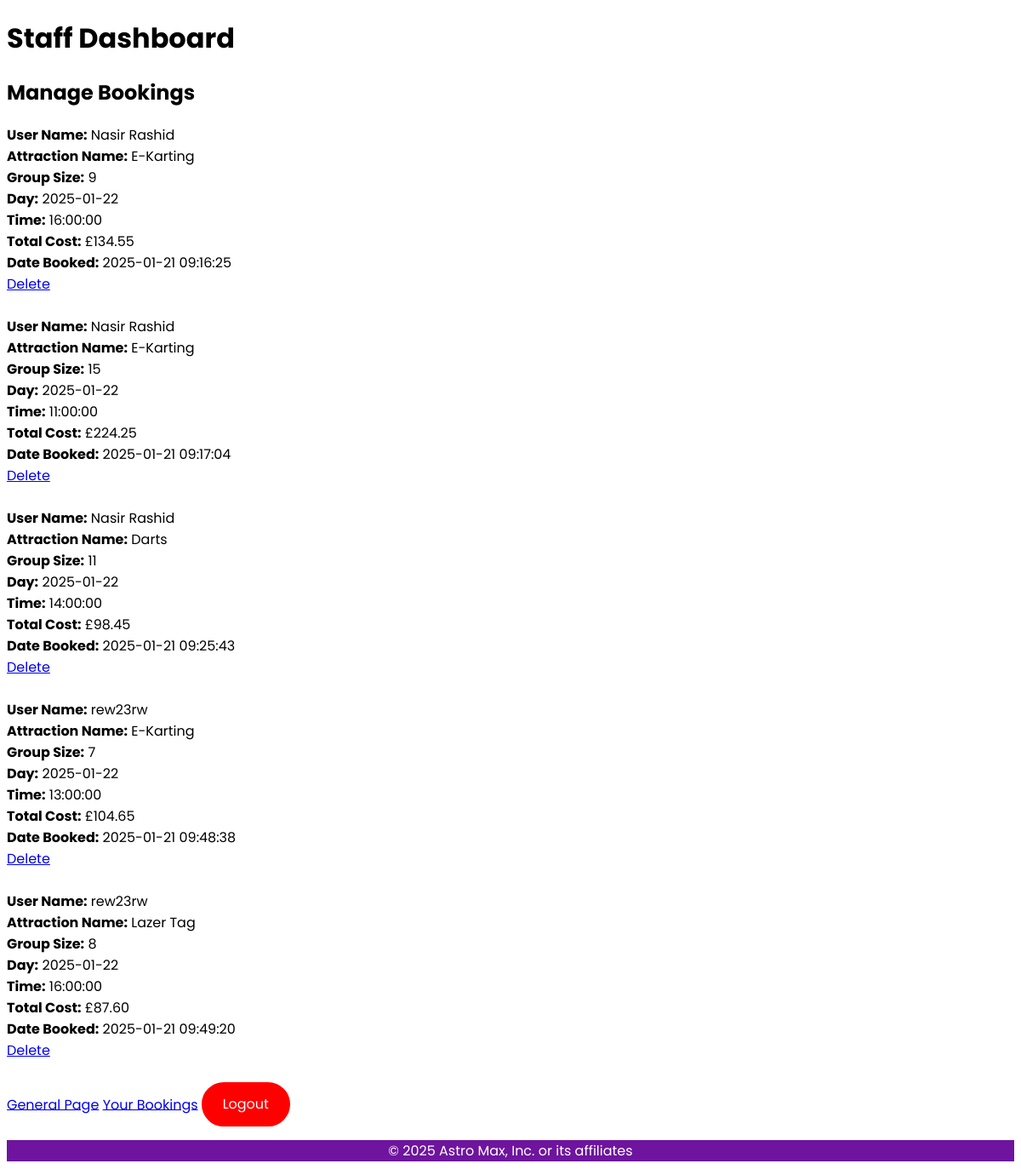
Page /employee.php on the committed database.
### tables this page shows
CREATE TABLE `bookings` (
  `bookingID` int(11) NOT NULL,
  `userID` int(11) NOT NULL,
  `attractionID` int(11) NOT NULL,
  `day` date NOT NULL,
  `timeSlot` time NOT NULL,
  `groupSize` int(11) NOT NULL,
  `totalCost` decimal(10,2) NOT NULL,
  `dateBooked` datetime DEFAULT current_timestamp()
);

CREATE TABLE `users` (
  `userID` int(11) NOT NULL,
  `Name` varchar(255) NOT NULL,
  `email` varchar(255) NOT NULL,
  `password` varchar(255) NOT NULL,
  `phonenumber` varchar(255) NOT NULL,
  `role` enum('Customer','Staff','Admin') DEFAULT 'Customer'
);

CREATE TABLE `attractions` (
  `attractionID` int(11) NOT NULL,
  `attractionName` varchar(255) NOT NULL,
  `description` text NOT NULL,
  `overview` text NOT NULL,
  `img` varchar(255) NOT NULL,
  `price` decimal(10,2) NOT NULL,
  `maxCapacity` int(11) NOT NULL,
  `availablity` tinyint(1) DEFAULT 1
);

### public/employee.php (the view, shortened to what this page needs)
<?php
include '../config/db.php';
$query = $pdo->query("SELECT * FROM bookings");
$bookings = $query->fetchAll(PDO::FETCH_ASSOC);
$role = $_SESSION['role'];
?>
<?php include '../templates/header.php'; ?>
<?php if ($role == 'Admin') { ?>
    <header>
        <h1>Administrator Dashboard</h1>
    </header>
<?php } else { ?>
    <header>
        <h1>Staff Dashboard</h1>
    </header>
<?php } ?>
<h2>Manage Bookings</h2>
<?php foreach($bookings as $booking): ?>
<?php
$query = $pdo->prepare("SELECT * FROM users WHERE userID = :userID");
$query->execute(['userID' => $booking["userID"]]);
$user = $query->fetch();
$query = $pdo->prepare("SELECT * FROM attractions WHERE attractionID = :attractionID");
$query->execute(['attractionID' => $booking["attractionID"]]);
$activity = $query->fetch();
?>
<strong>User Name:</strong> <?php echo htmlspecialchars($user["Name"]); ?> <br>
<strong>Attraction Name:</strong> <?php echo htmlspecialchars($activity["attractionName"]); ?> <br>
<strong>Group Size:</strong> <?php echo htmlspecialchars($booking["groupSize"]); ?> <br>
<strong>Day:</strong> <?php echo htmlspecialchars($booking["day"]); ?> <br>
<strong>Time:</strong> <?php echo htmlspecialchars($booking["timeSlot"]); ?> <br>
<strong>Total Cost:</strong> £<?php echo htmlspecialchars($booking["totalCost"]); ?> <br>
<strong>Date Booked:</strong> <?php echo htmlspecialchars($booking["dateBooked"]); ?> <br>
<a href="delete_admin.php?id=<?php echo $booking['bookingID']; ?>" onclick="return confirm('Are you sure?')">Delete</a>
<br><br>
<?php endforeach; ?>
<a href="index.php">General Page</a>
<a href="customer.php">Your Bookings</a>
<button id="logout-btn" class="logout">Logout</button>
<?php include '../templates/footer.php'; ?>

### public/css/style.css (style rules this page uses)
body { font-family: "Poppins", serif; }
html { scroll-behavior: smooth; }
.logout { text-decoration: none; color: white; padding: 0.60rem 1.30rem; border-radius: 0.30rem; font-size: 1.00rem; font-family: "Poppins", serif; border-radius: 86px; border: 4px solid red; background-color: red; }

### rows in the picture
bookings: userID.Name "Nasir Rashid", attractionID.attractionName "E-Karting", groupSize "9", day "2025-01-22", timeSlot "16:00:00", totalCost "134.55", dateBooked "2025-01-21 09:16:25"
bookings: userID.Name "Nasir Rashid", attractionID.attractionName "E-Karting", groupSize "15", day "2025-01-22", timeSlot "11:00:00", totalCost "224.25", dateBooked "2025-01-21 09:17:04"
bookings: userID.Name "Nasir Rashid", attractionID.attractionName "Darts", groupSize "11", day "2025-01-22", timeSlot "14:00:00", totalCost "98.45", dateBooked "2025-01-21 09:25:43"
bookings: userID.Name "rew23rw", attractionID.attractionName "E-Karting", groupSize "7", day "2025-01-22", timeSlot "13:00:00", totalCost "104.65", dateBooked "2025-01-21 09:48:38"
bookings: userID.Name "rew23rw", attractionID.attractionName "Lazer Tag", groupSize "8", day "2025-01-22", timeSlot "16:00:00", totalCost "87.60", dateBooked "2025-01-21 09:49:20"
